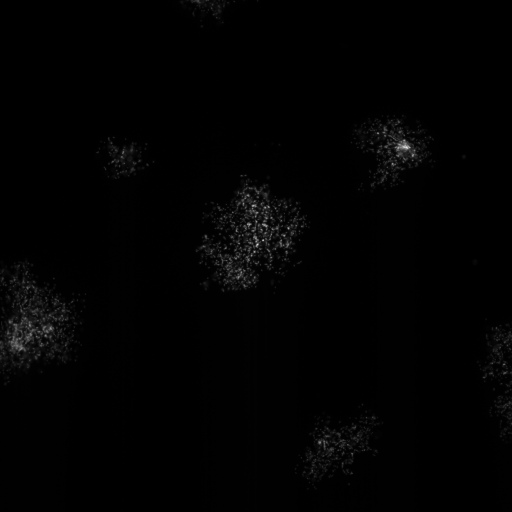
%> input picture Lm Foci Counting Elbow/Lm_RFP.tif, 1024 x 1024 px (shown at 1/2 size)
$ octave elbowLmSpread.m   (GNU Octave 9; MATLAB toolbox functions it lacks are replaced by stand-ins)
%> lines starting %> are read from the running program, lines starting %| are printed output that depends on the picture; in (x1, y1, x2, y2) boxes, pixels count from 0 and x2, y2 are one past the last pixel; in counts of white or black regions, pixels touching at a corner belong together; the program's own positions count from 1
### Lm Foci Counting Elbow/elbow_method.m
function [IDX,C,SUMD,K]=elbow_method(X,numClusters,varExplained)

% This code computes the distorions of having a specific number of
% clusters in the data. It will then partition data into K clusters.
% IDX = cluster indices of each point.
% C = the K cluster centroid locations.
% SUMD = sums of point-to-centroid distances.
% K = the number of cluster centroids determined using ELBOW method.
% ELBOW method: computing the distortions under different cluster number
% counting from % 1 to numClusters. K is the cluster number corresponding
% to varExplained (e.g. 95%) of the % variance expained, which is the
% ratio of the between-group variance to the total variance.

figure
test_num=numClusters;
distortion=zeros(numClusters,1);
for k_temp=1:numClusters
    [~,~,sumd]=kmeans(X,k_temp,'emptyaction','drop');
    destortion_temp=sum(sumd);

    % try different number of clusters to find minimun disortion
    for test_count=2:test_num
        [~,~,sumd]=kmeans(X,k_temp,'emptyaction','drop');
        destortion_temp=min(destortion_temp,sum(sumd));
    end
    distortion(k_temp,1)=destortion_temp;
end

variance=distortion(1:end-1)-distortion(2:end);
distortion_percent=cumsum(variance)/(distortion(1)-distortion(end));
plot(distortion_percent,'b*--');
xlabel('Number of clusters','FontSize', 16)
ylabel('Percent variance explained by cluster number','FontSize', 16)

% We are looking to explain varExplained% of variance
[r,~]=find(distortion_percent>varExplained);
K=r(1,1)+1;

[IDX,C,SUMD]=kmeans(X,K);

end

### Lm Foci Counting Elbow/plotClass.m
function plotClass(X, label)

% This function will create scatter plots of data X using vector label

[~,n] = size(X);
if nargin == 1
    label = ones(n,1);
end
assert(n == length(label));

color = 'brgmcyk';
m = length(color);
c = max(label);

figure(gcf);
clf;
hold on;

for i = 1:c
    idc = label==i;
    scatter(X(1,idc),X(2,idc),36,color(mod(i-1,m)+1),'filled');
end

axis equal
grid on
hold off

end

### Lm Foci Counting Elbow/elbowLmSpread.m
% Goal is to measure the area of individual infection foci in a series of
% microscopy images. To do this, we first read in an image showing
% L. monocytogenes infection foci. The user will also provide the maximum
% number of of clusters to be explored by the algorithm. The code will find
% the optimal number of clusters (minimizes the intercluster distances).
% Then, we measure the area of each cluster, which is proportional
% to the efficiency of Listeria spread.

% The vector convHullAreas contains the final data.

clc;clear;close all;
rng(2018)

%% Code starts here

% Step 1: read in raw image and display it
I = imread('Lm_RFP.tif');
%> I is the input picture: size 1024x1024 uint16; min 71, max 20587, mean 287
I2 = double(I);
I3 = mat2gray(I2);
imshow(I3,[])
title('\fontsize{16}Raw Data')


% Step 2: binarize image, dilate it and clean it (these numbers have to be
% tweaked depending on the nature of the image). Also, elements at the
% edges have been removed bc they are not good for the analysis (to find
% their area)
bw = imbinarize(I3);
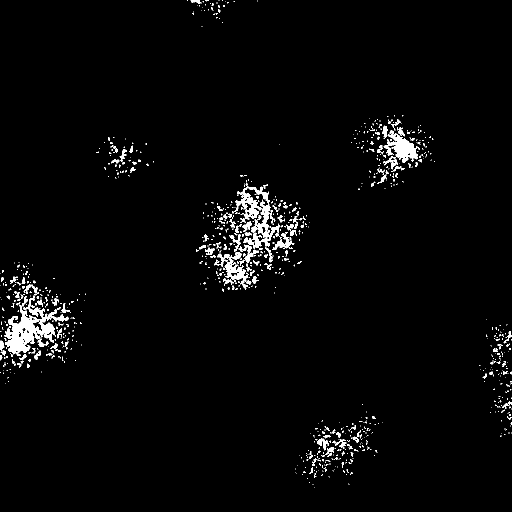
%> bw: size 1024x1024 logical (shown at 1/2 size); 2.5% white; 1001 white regions (834 under 20 px), largest, box (x1, y1, x2, y2) and area: (9, 610, 137, 712) 5015, (486, 403, 589, 500) 2258, (767, 260, 836, 326) 1947
se = strel('disk',20);
bw2 = imdilate(bw,se);
%> bw2: size 1024x1024 logical; 17.5% white; 9 white regions, largest, box (x1, y1, x2, y2) and area: (373, 331, 639, 606) 51918, (0, 505, 191, 787) 39433, (683, 211, 889, 399) 27421
bw3 = bwareaopen(bw2,1e4);
%> bw3: size 1024x1024 logical; 16.7% white; 6 white regions, box (x1, y1, x2, y2) and area: (373, 331, 639, 606) 51918, (0, 505, 191, 787) 39433, (683, 211, 889, 399) 27421, (571, 789, 785, 994) 26670, (940, 619, 1024, 893) 16594, (174, 255, 327, 376) 13246
bw4 = imclearborder(bw3);
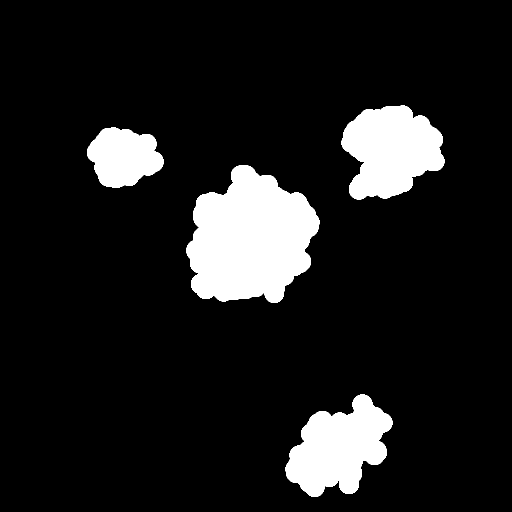
%> bw4: size 1024x1024 logical (shown at 1/2 size); 11.4% white; 4 white regions, box (x1, y1, x2, y2) and area: (373, 331, 639, 606) 51918, (683, 211, 889, 399) 27421, (571, 789, 785, 994) 26670, (174, 255, 327, 376) 13246
bw5 = logical(bw.*bw4);
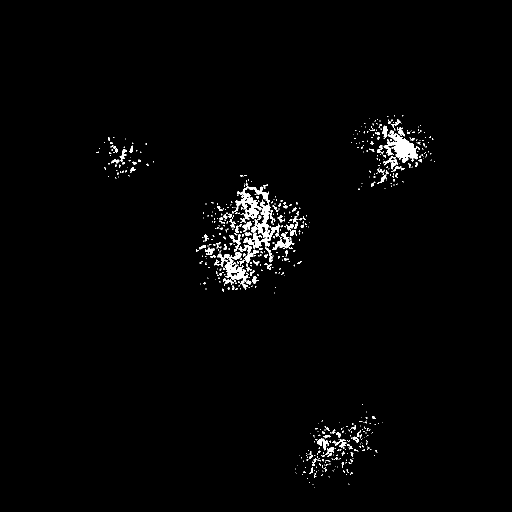
%> bw5: size 1024x1024 logical (shown at 1/2 size); 1.6% white; 641 white regions (531 under 20 px), largest, box (x1, y1, x2, y2) and area: (486, 403, 589, 500) 2258, (767, 260, 836, 326) 1947, (469, 373, 539, 439) 1571
figure,imshow(bw5)
title('\fontsize{16}Cleaned Up Data')


% Step 3: identify centroids of each point (individual bacteria)
s = regionprops(bw5,'centroid');
%> s = 641 regions; first 5, Centroid: [195.8 305.2], [199.3 297.7], [210.7 337.2], [210 285.5], [218.2 278.4]
X = zeros(2,size(s,1));
for i=1:size(s)
    X(1,i) = s(i).Centroid(1);
    X(2,i) = s(i).Centroid(2);
end
%> after the loop, X = 641 columns, first 8: [195.8 199.3 210.7 210 218.2 217.5 218.5 220.5; 305.2 297.7 337.2 285.5 278.4 354 328 306.5]


% Step 4: provide number of clusters and varExplained. The algorithm will
% test clusters from 1 to numClusters, so think of this as an upper limit.
% Then, set up matrix of centroids and perform k-means clustering
% best_kmeans takes in matrix X' and number of k clusters to explore.
% Each cluster will be displayed with a different color
numClusters = 10;
varExplained = 0.95;
X = [X(1,:);-X(2,:)];
%> X = 641 columns, first 8: [195.8 199.3 210.7 210 218.2 217.5 218.5 220.5; -305.2 -297.7 -337.2 -285.5 -278.4 -354 -328 -306.5]
[ClusterIndex,centroids] = elbow_method(X',numClusters,varExplained);
%> the loop in elbow_method, `for k_temp=1:numClusters` made 10 passes
%> after the loop in elbow_method, `for k_temp=1:numClusters`: distortion = [51469592.7; 19292121.9; 6331036.5; 2924911.7; 2147315.8; 1842869.1; 1412749.8; 1190117; 996784.9; 898343.6]
%> in elbow_method, `variance=distortion(1:end-1)-distortion(2:end);`: variance = [32177470.8; 12961085.4; 3406124.8; 777595.9; 304446.7; 430119.4; 222632.7; 193332.1; 98441.3]
%> in elbow_method, `distortion_percent=cumsum(variance)/(distortion(1)-distortion(end));`: distortion_percent = [0.636; 0.893; 0.96; 0.975; 0.981; 0.99; 0.994; 0.998; 1]
%> in elbow_method, `[r,~]=find(distortion_percent>varExplained);`: r = [3; 4; 5; 6; 7; 8; 9]
%> in elbow_method, `K=r(1,1)+1;`: K = 4
%> in elbow_method, `[IDX,C,SUMD]=kmeans(X,K);`: IDX = 641 values, max 4 at index 45, min 1 at index 1, mean 3.02; C = [243.8 -317.3; 675.8 -896.4; 783.1 -297.5; 498 -476.1]; SUMD = [51168.5; 536036.5; 519520.2; 1818186.6]
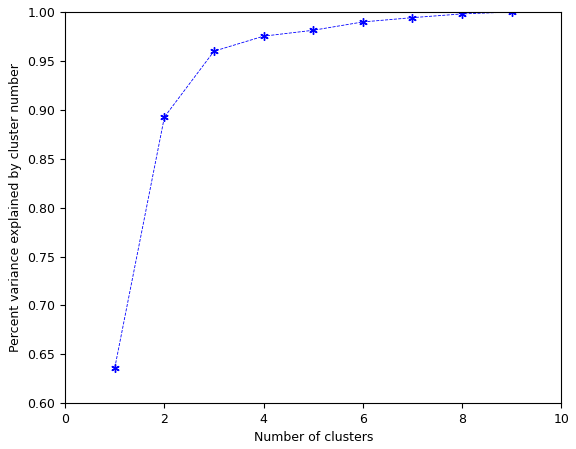
%> figure redrawn from the program's plot data
%> ClusterIndex has the same summary as IDX in elbow_method; centroids has the same summary as C in elbow_method
figure,plotClass(X,ClusterIndex)
%> in plotClass, `[~,n] = size(X);`: n = 641
%> in plotClass, `c = max(label);`: c = 4
%> the loop in plotClass, `for i = 1:c` made 4 passes
%> after `plotClass(X,ClusterIndex)`:
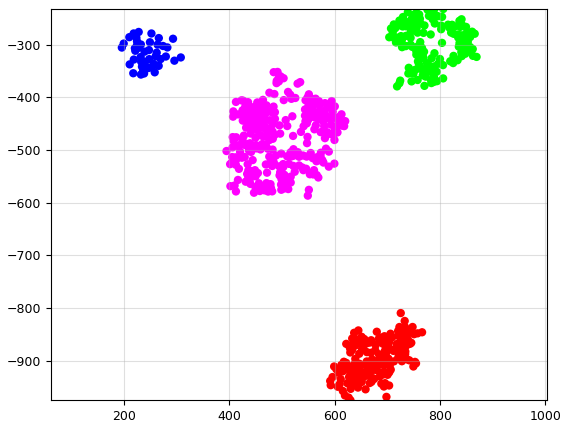
%> figure redrawn from the program's plot data


% Step 5: calculate area of convex hull of each of the clusters identified
% in the previous step
convHullAreas = zeros(1,max(ClusterIndex));
figure,imshow(imdilate(bw5,strel('disk',2)))
%> after `imshow(imdilate(bw5,strel('disk',2)))`:
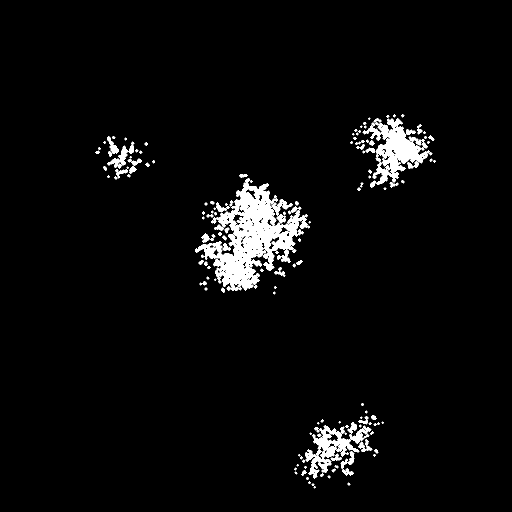
%> displayed picture: size 1024x1024 logical (shown at 1/2 size); 3.7% white; 174 white regions (46 under 20 px), largest, box (x1, y1, x2, y2) and area: (390, 356, 620, 582) 18833, (743, 236, 860, 370) 6246, (610, 851, 719, 957) 3603
hold on
for ii=1:max(ClusterIndex)
    newClusterInd = find(ii==ClusterIndex);
    clusterX = X(1,newClusterInd)';
    clusterY = X(2,newClusterInd)';
    [k,convHullAreas(ii)] = convhull(clusterX,clusterY);
    plot(clusterX(k),-clusterY(k),'r-', 'LineWidth', 4)
end
%> this loop made 4 passes
%> k on passes 1 to 2: [1; 6; 18; 32; 44; 42; 29; 14; 5; 4; 2; 1], [173; 142; 53; 43; 22; 4; 1; 2; 33; 117; 168; 171; 173]
%> after the loop, convHullAreas = [6351.4 19044.1 18761.8 39966.1]
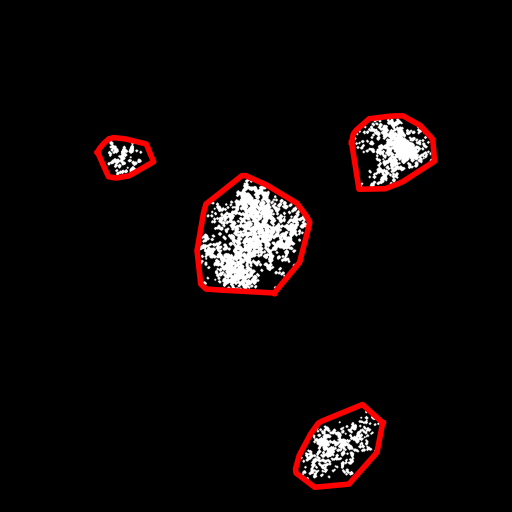
%> figure redrawn from the program's plot data; shown at 1/2 size


% Step 6: display data
%> (the run ends here)
